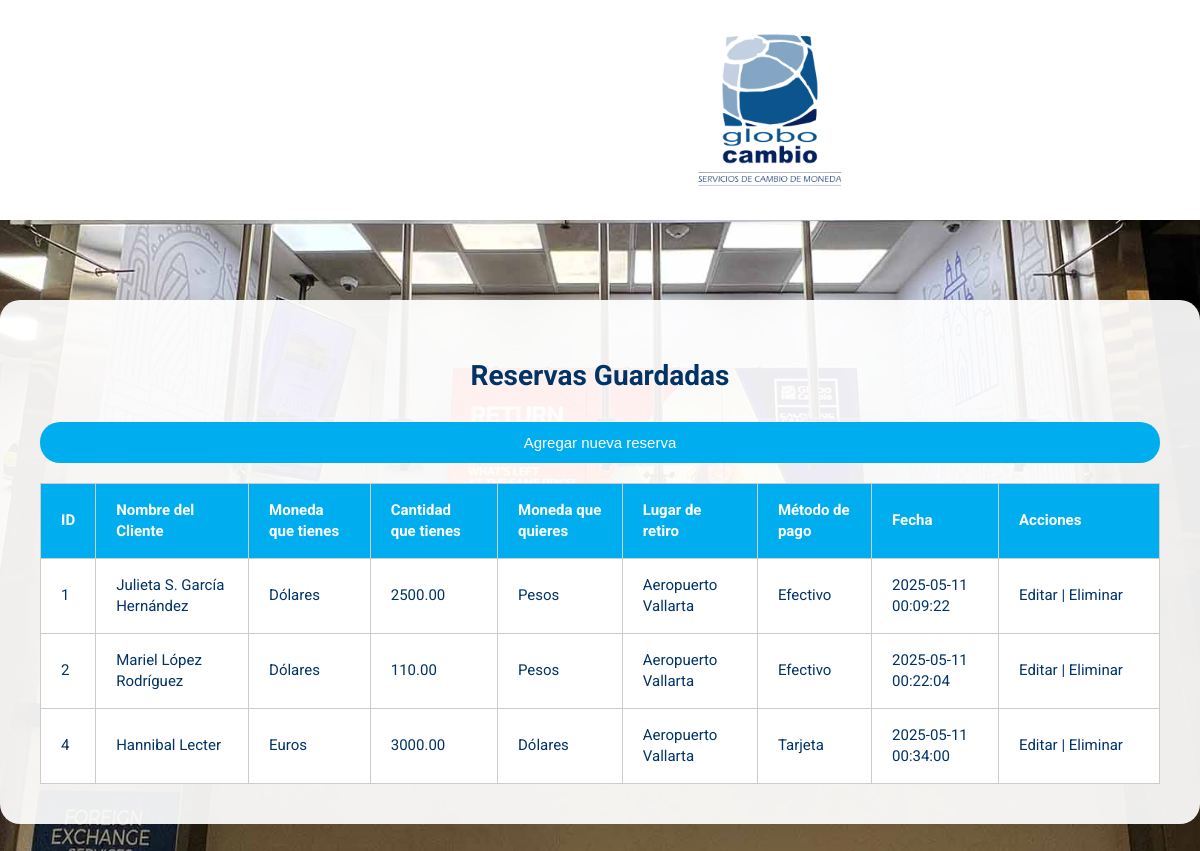
The app's page /listar.php with its own data.
### tables this page shows
CREATE TABLE `reservas` (
  `id` int(11) NOT NULL,
  `nombre_cliente` varchar(100) NOT NULL,
  `moneda_tienes` varchar(50) NOT NULL,
  `cantidad_tienes` decimal(10,2) NOT NULL,
  `moneda_quieres` varchar(50) NOT NULL,
  `lugar_retiro` varchar(100) NOT NULL,
  `metodo_pago` varchar(50) NOT NULL,
  `fecha_reserva` timestamp NULL DEFAULT current_timestamp()
);

### listar.php (the view, shortened to what this page needs)
<?php
$conexion = new mysqli("sql202.infinityfree.com", "if0_38951911", "globocambio666", "if0_38951911_globocambiomx");
$sql = "SELECT * FROM reservas";
$resultado = $conexion->query($sql);
?>
<!DOCTYPE html>
<html lang="es">
<head>
    <link rel="stylesheet" href="estiloglobo.css">
</head>
<body style="background-image: url('oficina.jpg');">
    <header>
        <img src="globocambio.png" alt="Logo GloboCambio" class="logo">
    </header>
    <div class="container">
        <h1>Reservas Guardadas</h1>
        <div class="botones">
            <a href="index.php"><button>Agregar nueva reserva</button></a>
        </div>
        <table>
            <tr>
                <th>ID</th>
                <th>Nombre del Cliente</th>
                <th>Moneda que tienes</th>
                <th>Cantidad que tienes</th>
                <th>Moneda que quieres</th>
                <th>Lugar de retiro</th>
                <th>Método de pago</th>
                <th>Fecha</th>
                <th style="width: 120px;">Acciones</th>
            </tr>
            <?php while ($fila = $resultado->fetch_assoc()) { ?>
                <tr>
                    <td><?php echo $fila["id"]; ?></td>
                    <td><?php echo $fila["nombre_cliente"]; ?></td>
                    <td><?php echo $fila["moneda_tienes"]; ?></td>
                    <td><?php echo $fila["cantidad_tienes"]; ?></td>
                    <td><?php echo $fila["moneda_quieres"]; ?></td>
                    <td><?php echo $fila["lugar_retiro"]; ?></td>
                    <td><?php echo $fila["metodo_pago"]; ?></td>
                    <td><?php echo $fila["fecha_reserva"]; ?></td>
                    <td>
                        <a href="editar.php?id=<?php echo $fila['id']; ?>">Editar</a> |
                        <a href="eliminar.php?id=<?php echo $fila['id']; ?>" onclick="return confirm('¿Seguro que deseas eliminar esta reserva?');">Eliminar</a>
                    </td>
                </tr>
            <?php } ?>
        </table>
    </div>
</body>
</html>

### estiloglobo.css (style rules this page uses)
body { font-family: 'Roboto', sans-serif; margin: 0; padding: 0; background-size: cover; background-position: center; background-repeat: no-repeat; color: #003366; }
header { background-color: white; padding: 10px 20px; display: flex; align-items: center; box-shadow: 0 2px 4px rgba(0,0,0,0.1); }
.logo { height: 200px; margin-left: 650px; }
.container { max-width: 95%; margin: 80px auto; background-color: rgba(255, 255, 255, 0.92); padding: 40px 40px; border-radius: 20px; box-shadow: 0 8px 30px rgba(0, 0, 0, 0.08); position: relative; z-index: 1; }
button { background-color: #00AEEF; color: white; border: none; padding: 12px 20px; border-radius: 20px; font-weight: 500; font-size: 15px; cursor: pointer; transition: background 0.3s ease; width: 100%; }
table { width: 100%; border-collapse: collapse; background-color: white; margin-top: 20px; }
th, td { border: 1px solid #ccc; padding: 10px; text-align: left; }
th { background-color: #00AEEF; color: white; }
a { color: #003366; text-decoration: none; }
h1 { text-align: center; font-size: 28px; font-weight: 700; margin-bottom: 30px; color: #003366; }
.botones { display: flex; flex-direction: column; gap: 12px; margin-top: 30px; }
th, td { border: 1px solid #ccc; padding: 16px 20px; text-align: left; font-size: 15px; line-height: 1.4; }
table { width: 100%; border-collapse: collapse; background-color: white; margin-top: 20px; table-layout: auto; }

### records on screen
reservas: id "1", nombre_cliente "Julieta S. García Hernández", moneda_tienes "Dólares", cantidad_tienes "2500.00", moneda_quieres "Pesos", lugar_retiro "Aeropuerto Vallarta", metodo_pago "Efectivo", fecha_reserva "2025-05-11 00:09:22"
reservas: id "2", nombre_cliente "Mariel López Rodríguez", moneda_tienes "Dólares", cantidad_tienes "110.00", moneda_quieres "Pesos", lugar_retiro "Aeropuerto Vallarta", metodo_pago "Efectivo", fecha_reserva "2025-05-11 00:22:04"
reservas: id "4", nombre_cliente "Hannibal Lecter", moneda_tienes "Euros", cantidad_tienes "3000.00", moneda_quieres "Dólares", lugar_retiro "Aeropuerto Vallarta", metodo_pago "Tarjeta", fecha_reserva "2025-05-11 00:34:00"
